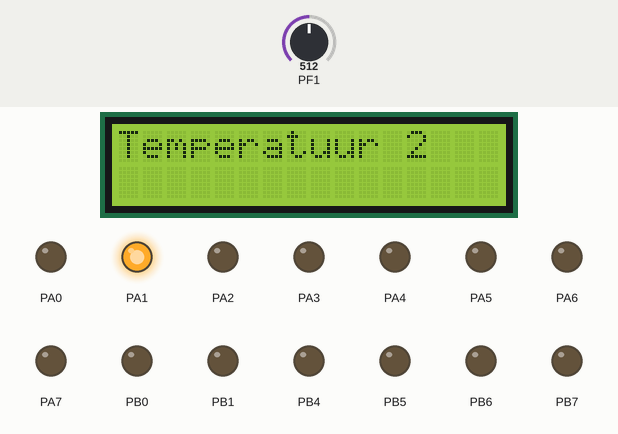
A program run on a simulated ATmega128, built with avr-gcc and emulated at 8 MHz. On the bench: 16×2 character LCD, output pins drawn as LEDs (lit = HIGH). Wiring (inferred from the signals the program sends): character LCD (HD44780): RS PC2; E PC3; data PC4, PC5, PC6, PC7. Inputs (shaded band) come from the test bench; at power-on: PF1 = 512. Pins used as bus, display or sensor lines are not drawn.

Above: at 0.3 s.
At 7.2 s:
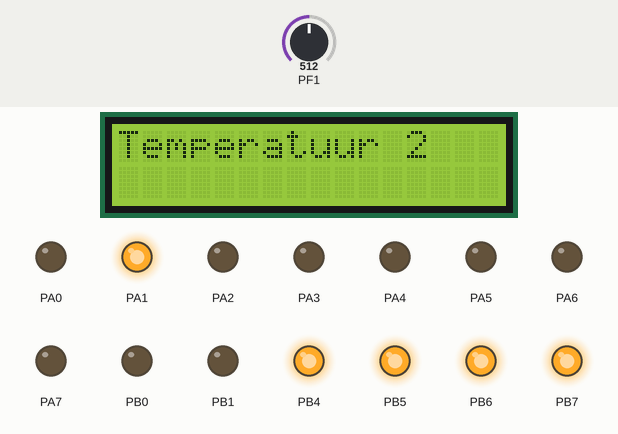
Timing chart, 0 to 126.3 s (numbered marks = the images above):
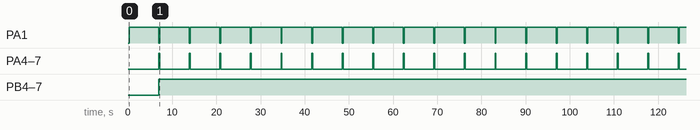

The program:

main.c
```c
#define F_CPU 8000000

#include <avr/io.h>
#include <util/delay.h>
#include <avr/interrupt.h>
#include <string.h>

#include "lcd.h"

typedef unsigned long int u_int32;
typedef unsigned int u_int16;

u_int16 measured = 0;

ISR(ADC_vect)
{
	u_int32 result = ADC;
	result *= 5000;
	result /= 1023;
	measured = result;
}

void adcInit( void )
{
	ADMUX = 0x01;
	ADCSRA = 0xEE;
}

int main(void)
{
	char zin[16];
	int temp;
	DDRA = 0xFF;
	DDRB = 0xFF;
	DDRC = 0xFF;
	DDRD = 0x00;
	DDRF = 0x00;

	ADMUX = 0b11100000;
	ADCSRA = 0b11100110;

	init();

	display_text("Werkt dit ding");

	adcInit();

	sei();

	while (1)
	{
		clearDisplay();
		temp = ADCH;
		sprintf(zin, "Temperatuur %d", temp);
		display_text(zin);
		PORTA = ADCH;
		wait(1000);

		u_int32 lamps = measured / 625 ;

		if(lamps<=1)
		PORTA = PORTB = 0b10000000;
		else if(lamps <= 2)
		PORTA = PORTB = 0b11000000;
		else if(lamps <= 3)
		PORTA = PORTB = 0b11100000;
		else if(lamps <= 4)
		PORTA = PORTB = 0b11110000;
		else if(lamps <= 5)
		PORTA = PORTB = 0b111111000;
		else if(lamps <= 6)
		PORTA = PORTB = 0b111111100;
		else if(lamps <= 7)
		PORTA = PORTB = 0b111111110;
		else
		PORTA = PORTB = 0b111111111;
	}

}


void wait( int ms )
{
	for (int tms=0; tms<ms; tms++)
	{
		_delay_ms( 1 );			// library function (max 30 ms at 8MHz)
	}
}
```

lcd.c
```c
/*
 * lcd.c
 *
 * Created: 2/22/2018 4:33:12 PM
 *  Author: Ricky
 */

#include "lcd.h"
#define F_CPU 8000000
#include <avr/io.h>
#include <util/delay.h>
#include <avr/interrupt.h>
#include <string.h>

void lcd_command ( unsigned char dat )
{
	PORTC = dat & 0xF0; // hoge nibble
	PORTC = PORTC | 0x08; // data (RS=0),
	// start (EN=1)
	_delay_ms(1); // wait 1 ms
	PORTC = 0x04; // stop (EN = 0)
	PORTC = (dat & 0x0F) << 4; // lage nibble
	PORTC = PORTC | 0x08; // data (RS=0),
	// start (EN=1)
	_delay_ms(1); // wait 1 ms
	PORTC = 0x00; // stop
	// (EN=0 RS=0)
}

void clearDisplay(){
	_delay_ms(1);
	lcd_command(0x01);
}


void init()
{
	// return home
	lcd_command( 0x02 );
	// mode: 4 bits interface data, 2 lines, 5x8 dots
	lcd_command( 0x28 );
	// display: on, cursor off, blinking off
	lcd_command( 0x0C );
	// entry mode: cursor to right, no shift
	lcd_command( 0x06 );
	// RAM adress: 0, first position, line 1
	lcd_command( 0x80 );
}


void lcd_writeChar( unsigned char dat )
{
	PORTC = dat & 0xF0; // hoge nibble
	PORTC = PORTC | 0x0C; // data (RS=1),
	// start (EN=1)
	_delay_ms(1); // wait 1 ms
	PORTC = 0x04; // stop (EN = 0)
	PORTC = (dat & 0x0F) << 4; // lage nibble
	PORTC = PORTC | 0x0C; // data (RS=1),
	// start (EN=1)
	_delay_ms(1); // wait 1 ms
	PORTC = 0x00; // stop
	// (EN=0 RS=0)
}

void display_text(char* string)
{
	_delay_ms(1);
	int length = strlen(string);
	for(int x = 0; x < length; x++){
		lcd_writeChar(string[x]);
	}
}
```

lcd.h
```c
/*
 * lcd.h
 *
 * Created: 2/22/2018 4:33:32 PM
 *  Author: Ricky
 */

void init();
void display_text();
void lcd_command ( unsigned char dat );
void set_cursor(int position);
void clearDisplay();
void lcd_writeChar(unsigned char dat);
```

Measured:
- by itself, PA1: alternates HIGH for 6.7 s and LOW for 0.20 s
- by itself, PA4–7: alternates HIGH for 0.20 s and LOW for 6.7 s
- by itself, PB4–7: LOW → HIGH at 7.0 s
